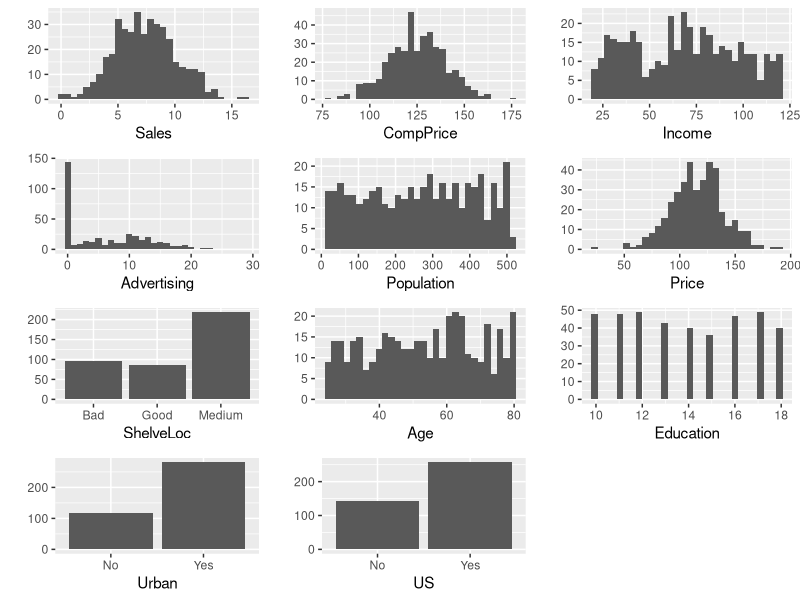

The R source for this figure:
## ---- chunk 1
knitr::opts_chunk$set(echo = TRUE)
## ---- chunk 2
# Empiezo cargando los paquetes que usaré:
library(knitr)
library(gridExtra)
library(tidyverse)
## ---- chunk 3
CCS <- read.csv("ChildCarSeats_clean.csv", stringsAsFactors=TRUE)
head(CCS)
str(CCS)
## ---- chunk 4
p1 <- qplot(Sales, data=CCS)
p2 <- qplot(CompPrice, data=CCS)
p3 <- qplot(Income, data=CCS)
p4 <- qplot(Advertising, data=CCS)
p5 <- qplot(Population, data=CCS)
p6 <- qplot(Price, data=CCS)
p7 <- qplot(ShelveLoc, data=CCS)
p8 <- qplot(Age, data=CCS)
p9 <- qplot(Education, data=CCS)
p10 <- qplot(Urban, data=CCS)
p11 <- qplot(US, data=CCS)
grid.arrange(p1, p2, p3, p4, p5, p6, p7, p8, p9, p10, p11)
